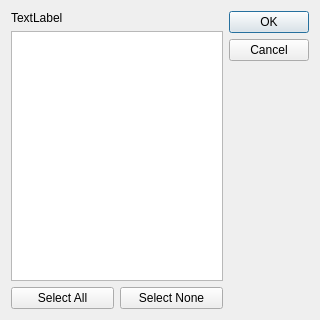
<?xml version="1.0" encoding="UTF-8"?>
<ui version="4.0">
 <class>ModeSelectDialog</class>
 <widget class="QDialog" name="ModeSelectDialog">
  <property name="geometry">
   <rect>
    <x>0</x>
    <y>0</y>
    <width>320</width>
    <height>320</height>
   </rect>
  </property>
  <property name="windowTitle">
   <string>Select Modes</string>
  </property>
  <layout class="QGridLayout" name="gridLayout">
   <item row="0" column="0" colspan="2">
    <widget class="QLabel" name="label">
     <property name="text">
      <string>TextLabel</string>
     </property>
     <property name="alignment">
      <set>Qt::AlignLeading|Qt::AlignLeft|Qt::AlignTop</set>
     </property>
    </widget>
   </item>
   <item row="0" column="2" rowspan="3">
    <widget class="QDialogButtonBox" name="buttonBox">
     <property name="orientation">
      <enum>Qt::Vertical</enum>
     </property>
     <property name="standardButtons">
      <set>QDialogButtonBox::Cancel|QDialogButtonBox::Ok</set>
     </property>
     <property name="centerButtons">
      <bool>false</bool>
     </property>
    </widget>
   </item>
   <item row="1" column="0" colspan="2">
    <widget class="QListWidget" name="modeList">
     <property name="frameShadow">
      <enum>QFrame::Plain</enum>
     </property>
     <property name="selectionMode">
      <enum>QAbstractItemView::ExtendedSelection</enum>
     </property>
    </widget>
   </item>
   <item row="2" column="0">
    <widget class="QPushButton" name="selAllButton">
     <property name="text">
      <string>Select All</string>
     </property>
    </widget>
   </item>
   <item row="2" column="1">
    <widget class="QPushButton" name="selNoneButton">
     <property name="text">
      <string>Select None</string>
     </property>
    </widget>
   </item>
  </layout>
 </widget>
 <resources/>
 <connections>
  <connection>
   <sender>buttonBox</sender>
   <signal>accepted()</signal>
   <receiver>ModeSelectDialog</receiver>
   <slot>accept()</slot>
   <hints>
    <hint type="sourcelabel">
     <x>248</x>
     <y>254</y>
    </hint>
    <hint type="destinationlabel">
     <x>157</x>
     <y>274</y>
    </hint>
   </hints>
  </connection>
  <connection>
   <sender>buttonBox</sender>
   <signal>rejected()</signal>
   <receiver>ModeSelectDialog</receiver>
   <slot>reject()</slot>
   <hints>
    <hint type="sourcelabel">
     <x>316</x>
     <y>260</y>
    </hint>
    <hint type="destinationlabel">
     <x>286</x>
     <y>274</y>
    </hint>
   </hints>
  </connection>
 </connections>
</ui>
